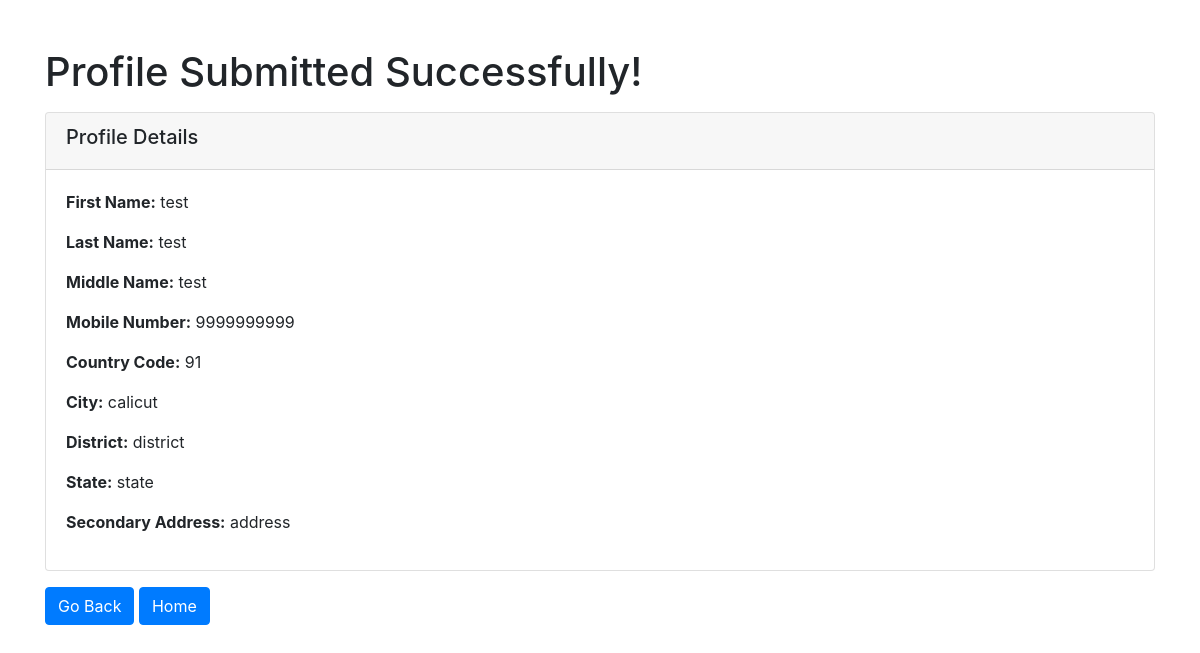
The app's page /success/1/ with its own data.
### app/models.py (models this page shows, shortened)
class UserProfile(models.Model):
    user = models.OneToOneField(User, on_delete=models.CASCADE, related_name='profile')
    mobile_number = models.CharField(max_length=20)
    district = models.CharField(max_length=100)
    profile_picture = models.ImageField(upload_to='profile_pictures/', blank=True, null=True)

### app/views.py (the view)
# urls.py: path('success/<int:pk>/', views.success, name='success'),
def success(request, pk):
    user_profile = UserProfile.objects.get(pk=pk)
    return render(request, 'success.html', {'user_profile': user_profile})

### templates/success.html (shortened to what this page needs)
<!DOCTYPE html>
<html lang="en">
<head>
    <link href="https://stackpath.bootstrapcdn.com/bootstrap/4.5.2/css/bootstrap.min.css" rel="stylesheet">
</head>
<body>
    <div class="container">
        <h1 class="mt-5">Profile Submitted Successfully!</h1>
        <div class="card mt-3">
            <div class="card-header">
                <h5>Profile Details</h5>
            </div>
            <div class="card-body">
                <p><strong>First Name:</strong> {{ user_profile.first_name }}</p>
                <p><strong>Last Name:</strong> {{ user_profile.last_name }}</p>
                <p><strong>Middle Name:</strong> {{ user_profile.middle_name }}</p>
                <p><strong>Mobile Number:</strong> {{ user_profile.mobile_number }}</p>
                <p><strong>Country Code:</strong> {{ user_profile.country_code }}</p>
                <p><strong>City:</strong> {{ user_profile.city }}</p>
                <p><strong>District:</strong> {{ user_profile.district }}</p>
                <p><strong>State:</strong> {{ user_profile.state }}</p>
                <p><strong>Secondary Address:</strong> {{ user_profile.secondary_address }}</p>
            </div>
        </div>
        <button class="btn btn-primary mt-3" onclick="window.location.href = '/profile'">Go Back</button>
        <button class="btn btn-primary mt-3" onclick="window.location.href = '/home'">Home</button>
    </div>
</body>
</html>

### records on screen
UserProfile: first_name "test", last_name "test", middle_name "test", mobile_number "9999999999", country_code "91", city "calicut", district "district", state "state", secondary_address "address"
